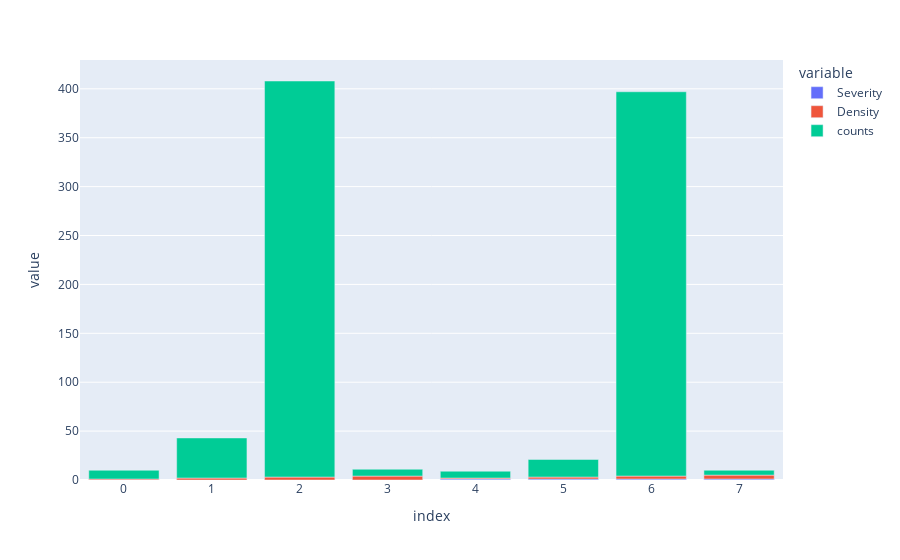
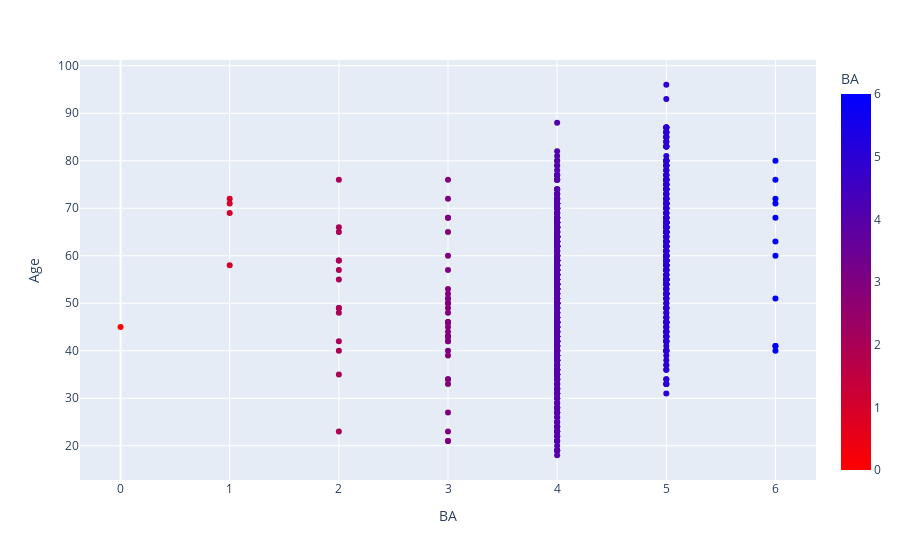
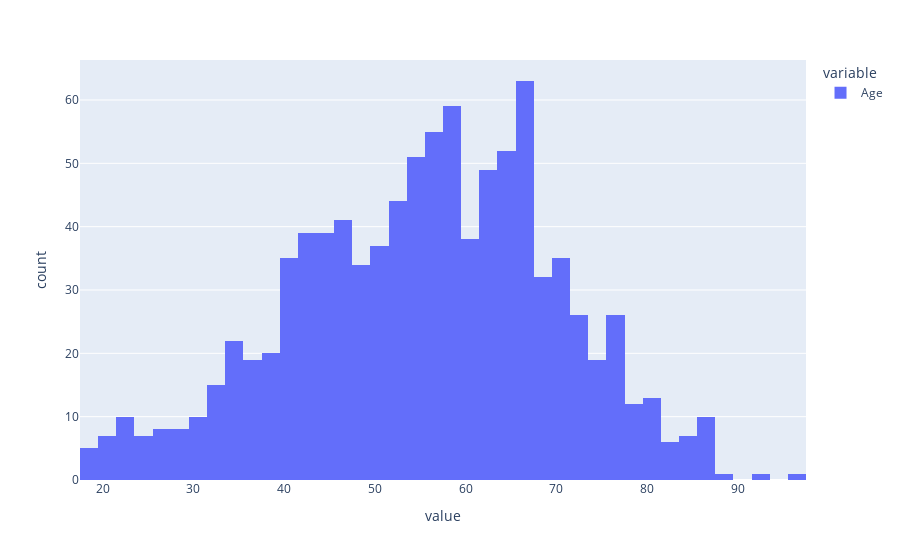

Notebook source saved alongside these figures, in order:
### Code cell
ageHist = px.histogram(df[['Age']])
baScatter = px.scatter(df, x='BA', y='Age', color='BA', color_continuous_scale=px.colors.sequential.Bluered_r)
severity_density_counts = df.['Severity', 'Density'].size().reset_index(name='counts')
severity_density_counts_fig = px.bar(severity_density_counts)

severity_density_counts_fig.show()
baScatter.show()
ageHist.show()

### Figure 1 — Plotly figure (JSON) as saved in the notebook; plotly's stock layout.template omitted (floating-point values rounded to 4 significant figures)
{"data": [{"alignmentgroup": "True", "hovertemplate": "variable=Severity<br>index=%{x}<br>value=%{y}<extra></extra>", "legendgroup": "Severity", "marker": {"color": "#636efa", "pattern": {"shape": ""}}, "name": "Severity", "offsetgroup": "Severity", "orientation": "v", "showlegend": true, "textposition": "auto", "type": "bar", "x": [0, 1, 2, 3, 4, 5, 6, 7], "xaxis": "x", "y": [0, 0, 0, 0, 1, 1, 1, 1], "yaxis": "y"}, {"alignmentgroup": "True", "hovertemplate": "variable=Density<br>index=%{x}<br>value=%{y}<extra></extra>", "legendgroup": "Density", "marker": {"color": "#EF553B", "pattern": {"shape": ""}}, "name": "Density", "offsetgroup": "Density", "orientation": "v", "showlegend": true, "textposition": "auto", "type": "bar", "x": [0, 1, 2, 3, 4, 5, 6, 7], "xaxis": "x", "y": [1, 2, 3, 4, 1, 2, 3, 4], "yaxis": "y"}, {"alignmentgroup": "True", "hovertemplate": "variable=counts<br>index=%{x}<br>value=%{y}<extra></extra>", "legendgroup": "counts", "marker": {"color": "#00cc96", "pattern": {"shape": ""}}, "name": "counts", "offsetgroup": "counts", "orientation": "v", "showlegend": true, "textposition": "auto", "type": "bar", "x": [0, 1, 2, 3, 4, 5, 6, 7], "xaxis": "x", "y": [9, 41, 405, 7, 7, 18, 393, 5], "yaxis": "y"}], "layout": {"barmode": "relative", "legend": {"title": {"text": "variable"}, "tracegroupgap": 0}, "margin": {"t": 60}, "xaxis": {"anchor": "y", "domain": [0, 1], "title": {"text": "index"}}, "yaxis": {"anchor": "x", "domain": [0, 1], "title": {"text": "value"}}}}

### Figure 2 — Plotly figure (JSON) as saved in the notebook; plotly's stock layout.template omitted (floating-point values rounded to 4 significant figures; data arrays with more than 128 entries replaced by an {"elided": "..."} marker saying what was removed)
{"data": [{"hovertemplate": "BA=%{marker.color}<br>Age=%{y}<extra></extra>", "legendgroup": "", "marker": {"color": {"elided": "961 int values"}, "coloraxis": "coloraxis", "symbol": "circle"}, "mode": "markers", "name": "", "orientation": "v", "showlegend": false, "type": "scatter", "x": {"elided": "961 int values"}, "xaxis": "x", "y": {"elided": "961 int values"}, "yaxis": "y"}], "layout": {"coloraxis": {"colorbar": {"title": {"text": "BA"}}, "colorscale": [[0, "rgb(255,0,0)"], [1, "rgb(0,0,255)"]]}, "legend": {"tracegroupgap": 0}, "margin": {"t": 60}, "xaxis": {"anchor": "y", "domain": [0, 1], "title": {"text": "BA"}}, "yaxis": {"anchor": "x", "domain": [0, 1], "title": {"text": "Age"}}}}

### Figure 3 — Plotly figure (JSON) as saved in the notebook; plotly's stock layout.template omitted (floating-point values rounded to 4 significant figures; data arrays with more than 128 entries replaced by an {"elided": "..."} marker saying what was removed)
{"data": [{"alignmentgroup": "True", "bingroup": "x", "hovertemplate": "variable=Age<br>value=%{x}<br>count=%{y}<extra></extra>", "legendgroup": "Age", "marker": {"color": "#636efa", "pattern": {"shape": ""}}, "name": "Age", "offsetgroup": "Age", "orientation": "v", "showlegend": true, "type": "histogram", "x": {"elided": "961 int values"}, "xaxis": "x", "yaxis": "y"}], "layout": {"barmode": "relative", "legend": {"title": {"text": "variable"}, "tracegroupgap": 0}, "margin": {"t": 60}, "xaxis": {"anchor": "y", "domain": [0, 1], "title": {"text": "value"}}, "yaxis": {"anchor": "x", "domain": [0, 1], "title": {"text": "count"}}}}
